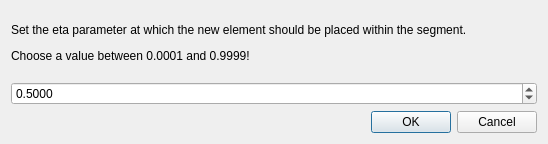
<?xml version="1.0" encoding="UTF-8"?>
<ui version="4.0">
 <class>NewConnectedElementParamDialog</class>
 <widget class="QDialog" name="NewConnectedElementParamDialog">
  <property name="geometry">
   <rect>
    <x>0</x>
    <y>0</y>
    <width>548</width>
    <height>144</height>
   </rect>
  </property>
  <property name="sizePolicy">
   <sizepolicy hsizetype="Preferred" vsizetype="Expanding">
    <horstretch>0</horstretch>
    <verstretch>0</verstretch>
   </sizepolicy>
  </property>
  <property name="windowTitle">
   <string>Choose the eta parameter</string>
  </property>
  <layout class="QVBoxLayout" name="verticalLayout">
   <item>
    <widget class="QLabel" name="label">
     <property name="sizePolicy">
      <sizepolicy hsizetype="Preferred" vsizetype="Expanding">
       <horstretch>0</horstretch>
       <verstretch>0</verstretch>
      </sizepolicy>
     </property>
     <property name="text">
      <string>&lt;html&gt;&lt;head/&gt;&lt;body&gt;&lt;p&gt;Set the eta parameter at which the new element should be placed within the segment.&lt;/p&gt;&lt;p&gt;Choose a value between 0.0001 and 0.9999!&lt;/p&gt;&lt;/body&gt;&lt;/html&gt;</string>
     </property>
    </widget>
   </item>
   <item>
    <widget class="QDoubleSpinBox" name="doubleSpinBoxParam">
     <property name="decimals">
      <number>4</number>
     </property>
     <property name="minimum">
      <double>0.000100000000000</double>
     </property>
     <property name="maximum">
      <double>0.999900000000000</double>
     </property>
     <property name="singleStep">
      <double>0.000100000000000</double>
     </property>
     <property name="stepType">
      <enum>QAbstractSpinBox::DefaultStepType</enum>
     </property>
     <property name="value">
      <double>0.500000000000000</double>
     </property>
    </widget>
   </item>
   <item>
    <widget class="QDialogButtonBox" name="buttonBox">
     <property name="orientation">
      <enum>Qt::Horizontal</enum>
     </property>
     <property name="standardButtons">
      <set>QDialogButtonBox::Cancel|QDialogButtonBox::Ok</set>
     </property>
    </widget>
   </item>
  </layout>
 </widget>
 <resources/>
 <connections>
  <connection>
   <sender>buttonBox</sender>
   <signal>accepted()</signal>
   <receiver>NewConnectedElementParamDialog</receiver>
   <slot>accept()</slot>
   <hints>
    <hint type="sourcelabel">
     <x>248</x>
     <y>254</y>
    </hint>
    <hint type="destinationlabel">
     <x>157</x>
     <y>274</y>
    </hint>
   </hints>
  </connection>
  <connection>
   <sender>buttonBox</sender>
   <signal>rejected()</signal>
   <receiver>NewConnectedElementParamDialog</receiver>
   <slot>reject()</slot>
   <hints>
    <hint type="sourcelabel">
     <x>316</x>
     <y>260</y>
    </hint>
    <hint type="destinationlabel">
     <x>286</x>
     <y>274</y>
    </hint>
   </hints>
  </connection>
 </connections>
</ui>
